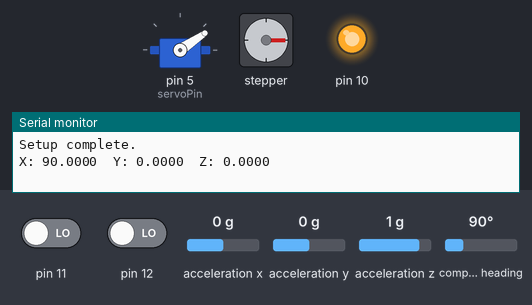
Bench run of a sketch on a simulated Arduino Uno, built with avr-gcc and run on an emulated ATmega328P. On the bench: servo, stepper motor, output pins drawn as LEDs (lit = HIGH), the last lines printed to the serial monitor. The inputs (shaded band) are chosen by the test bench; at power-on: compass heading 90°, pin 11 LOW, pin 12 LOW, acceleration x 0 g, acceleration y 0 g, acceleration z 1 g. Stepper angles assume 800 steps per turn.

Above: at 2.2 s.
2.3 s: compass heading set to 269°
At 7.5 s:
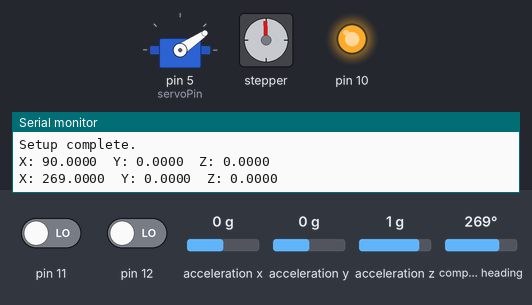
7.6 s: compass heading set to 180°
At 12.5 s:
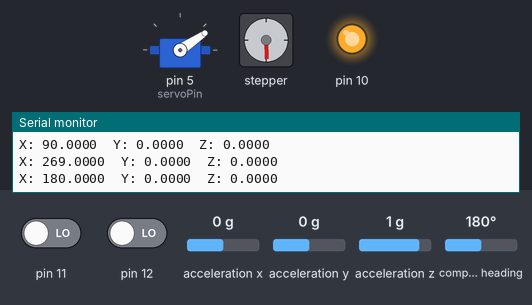
16.6 s: compass heading set to 7°
At 23.6 s:
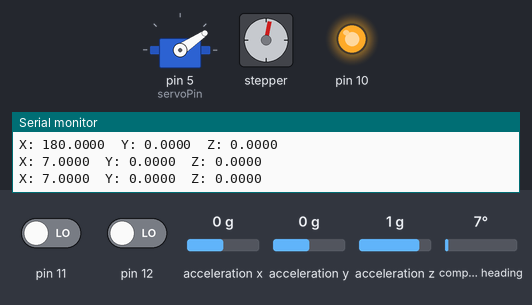
24.2 s: compass heading set to 352°
Timing chart, 0 to 34.2 s (numbered marks = the images above; inputs shaded):
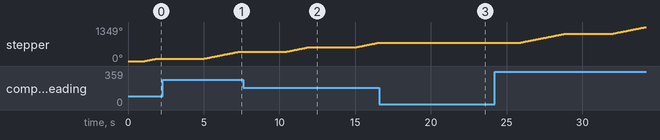

The sketch:

stepperMotorTest.ino
```cpp
// (licence header left out)
#include <Arduino.h>
#include <Adafruit_BNO055.h>
#include <Adafruit_Sensor.h>
#include "BasicStepperDriver.h"

// We'll use SoftwareSerial to communicate with the XBee:
#include <SoftwareSerial.h>
// For server communication
#include "Servo.h"

// Motor steps per revolution. Most steppers are 200 steps or 1.8 degrees/step
#define MOTOR_STEPS 200
#define RPM 20

// Since microstepping is set externally, make sure this matches the selected mode
// If it doesn't, the motor will move at a different RPM than chosen
// 1=full step, 2=half step etc.
#define MICROSTEPS 4

// All the wires needed for full functionality
#define DIR 8
#define STEP 9
//Uncomment line to use enable/disable functionality
//#define SLEEP 13

// 2-wire basic config, microstepping is hardwired on the driver
BasicStepperDriver stepper(MOTOR_STEPS, DIR, STEP);

Adafruit_BNO055 bno = Adafruit_BNO055(55);

//Uncomment line to use enable/disable functionality
//BasicStepperDriver stepper(MOTOR_STEPS, DIR, STEP, SLEEP);

//For Atmega328P's
// XBee's DOUT (TX) is connected to pin 2 (Arduino's Software RX)
// XBee's DIN (RX) is connected to pin 3 (Arduino's Software TX)
SoftwareSerial XBee(2, 3); // RX, TX

//For Atmega2560, ATmega32U4, etc.
// XBee's DOUT (TX) is connected to pin 10 (Arduino's Software RX)
// XBee's DIN (RX) is connected to pin 11 (Arduino's Software TX)
//SoftwareSerial XBee(10, 11); // RX, TX

// Addresses
// XBEE 1: PANID:3332, DH:0, DL:2FCD, MY:1FCD
// XBEE 2: PANID:3332, DH:0, DL:2FCD, MY:1FCE
// COM XBEE: PANID:3332, DH:0, DL:FFFF, MY:2FCD

String msg;
char buf[80];
int codeLength;

// For Servo
Servo noseServo;
int servoPin = 5;
int noseDegrees = 0;
int noseCloesDegrees = 34;

bool rotate = true;

void setup() {
    // Set up both ports at 9600 baud. This value is most important
    // for the XBee. Make sure the baud rate matches the config
    // setting of your XBee.
    XBee.begin(9600);
    Serial.begin(9600);
    noseServo.write(noseCloesDegrees);
    pinMode(10, OUTPUT);
    digitalWrite(10, HIGH);
    pinMode(11, INPUT);
    pinMode(12, INPUT);


    noseServo.attach(servoPin);
    Serial.println("Setup complete.");

    stepper.begin(RPM, MICROSTEPS);
    // if using enable/disable on ENABLE pin (active LOW) instead of SLEEP uncomment next line
    // stepper.setEnableActiveState(LOW);

    /* Initialise the sensor */
    if(!bno.begin())
    {
      /* There was a problem detecting the BNO055 ... check your connections */
      Serial.print("Ooops, no BNO055 detected ... Check your wiring or I2C ADDR!");
      while(1);
    }

    delay(1000);

    bno.setExtCrystalUse(true);
}

void loop() {
    if (Serial.available())
    { // If data comes in from serial monitor, send it out to XBee
      XBee.write(Serial.read());
    }
//    if (XBee.available())
//    { // If data comes in from XBee, send it out to serial monitor
//      codeLength = XBee.readBytesUntil(0x0D, buf, 80);
//      msg = buf;
//      msg = msg.substring(0, codeLength);
//      Serial.println(msg); // Read the msg
//      if(msg == "ROTATE"){
//        XBee.write("Okay, rotating.");
//        rotate = true;
//      }
//      if(msg == "Open Nosecone"){
//        //rotate servo noseDegrees degrees
//        noseServo.write(noseDegrees);
//        XBee.write("NoseCone Opened");
//      }
//      if(msg == "Close Nosecone"){
//        //rotate to 0
//        noseServo.write(noseCloesDegrees);
//        XBee.write("NoseCone Closed");
//      }
//      Serial.write(XBee.read());
//    }

    if (digitalRead(11) != LOW) {
      noseServo.write(noseDegrees);
    }
    if (digitalRead(12) != LOW) {
      noseServo.write(noseCloesDegrees);
    }

    if (rotate) {
      sensors_event_t event;
      bno.getEvent(&event);
      while (event.orientation.x != 0) {
        /* Get a new sensor event */
  //      sensors_event_t event;
  //      bno.getEvent(&event);

        /* Display the floating point data */
        Serial.print("X: ");
        Serial.print(event.orientation.x, 4);
        Serial.print("\tY: ");
        Serial.print(event.orientation.y, 4);
        Serial.print("\tZ: ");
        Serial.print(event.orientation.z, 4);
        Serial.println("");

        delay(100);

        // energize coils - the motor will hold position
        // stepper.enable();

        /*
         * Moving motor one full revolution using the degree notation
         */
        stepper.rotate(event.orientation.x);
        delay(3000);
        bno.getEvent(&event);
        /*
         * Moving motor to original position using steps
         */
//          stepper.move(-1*MOTOR_STEPS*MICROSTEPS/2);

        // pause and allow the motor to be moved by hand
        // stepper.disable();

//          delay(5000);
      }
    }
}
```
